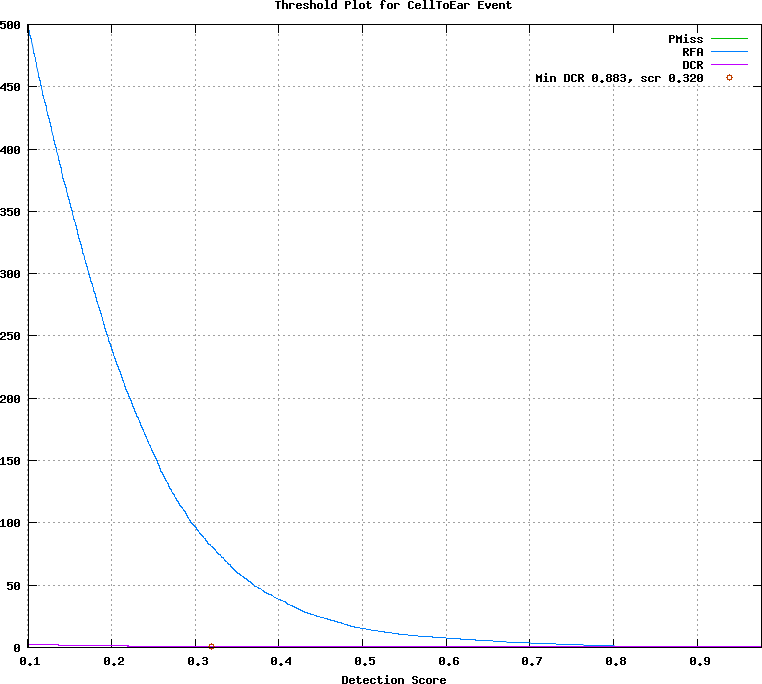

Generate this figure with gnuplot:
## GNUPLOT command file
set terminal postscript color
set style data lines
set title 'Threshold Plot for CellToEar Event'
set xlabel 'Detection Score'
set grid
set size ratio 0.85
plot [0.101000:0.977000]  \
  'x.det.CellToEar_Event.dat.1' using 1:4 title 'PMiss' with lines lt 2, \
  'x.det.CellToEar_Event.dat.1' using 1:5 title 'RFA' with lines lt 3, \
  'x.det.CellToEar_Event.dat.1' using 1:6 title 'DCR' with lines lt 4, \
  'x.det.CellToEar_Event.dat.2' using 1:2 title 'Min DCR 0.883, scr 0.320' with points lt 6
